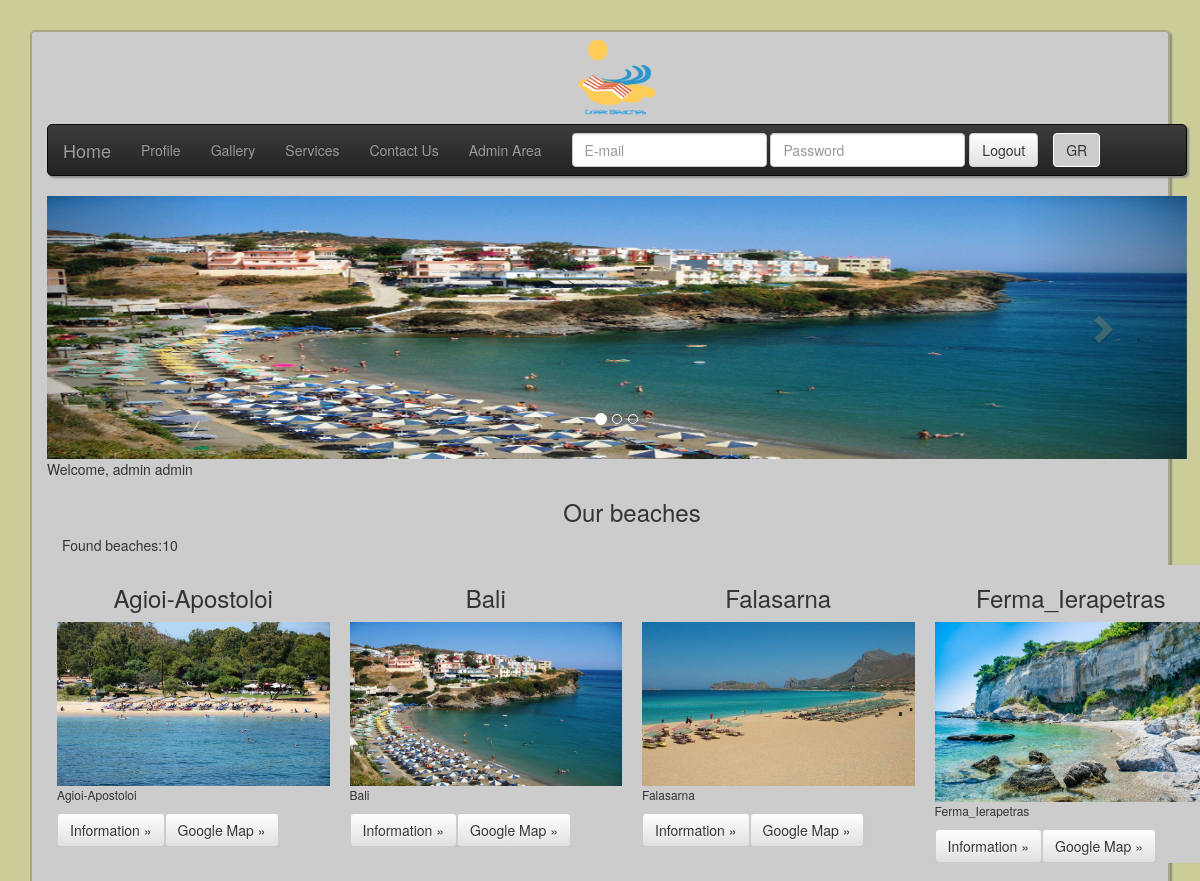
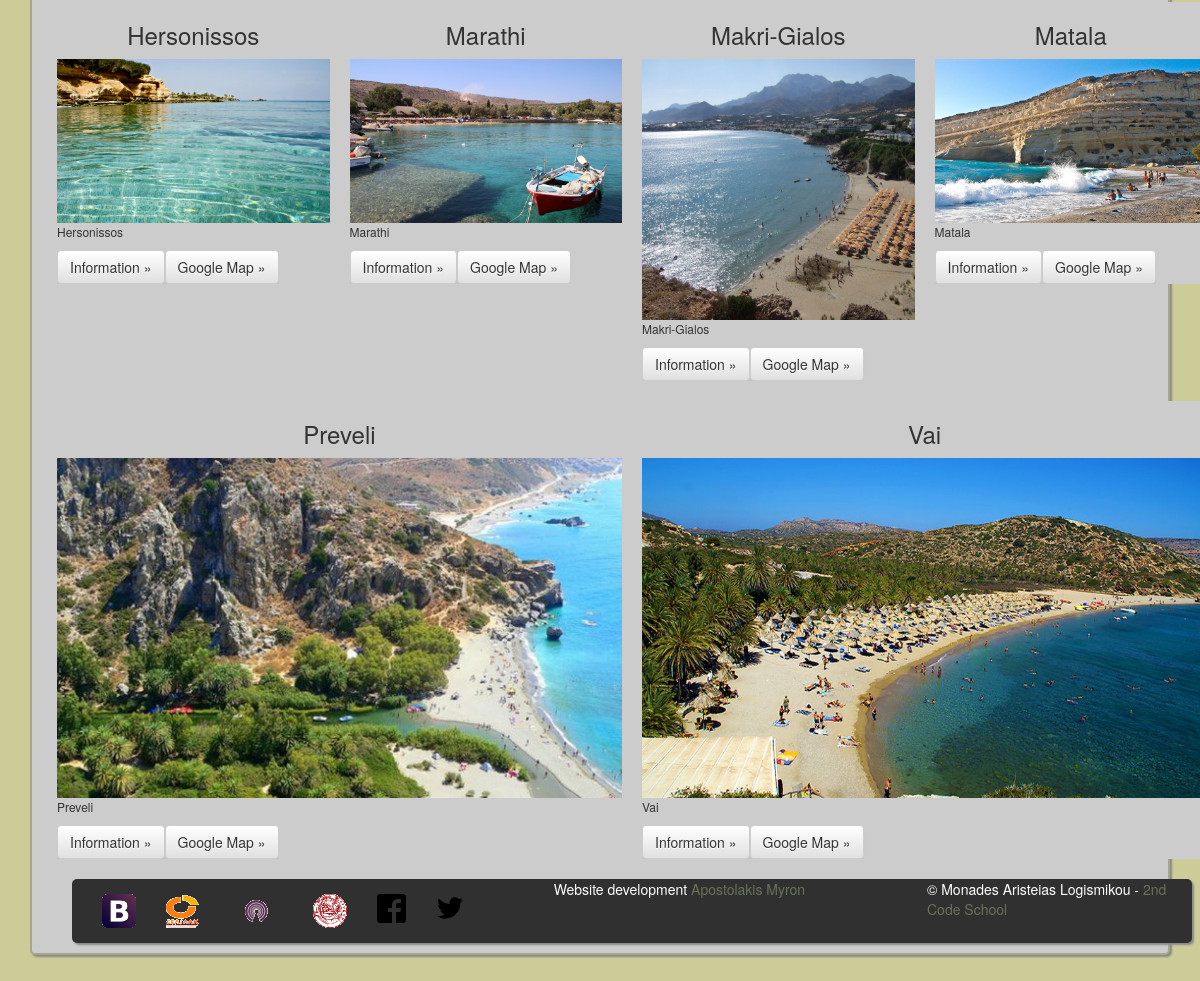
The app's page /gallery.php (signed in) with its own data (2 pictures, top to bottom).
### tables this page shows
CREATE TABLE IF NOT EXISTS `images` (
  `id` int(11) NOT NULL AUTO_INCREMENT,
  `name` varchar(30) NOT NULL,
  `type` varchar(30) NOT NULL,
  `size` varchar(65) NOT NULL,
  `path` varchar(120) NOT NULL,
  `latitude` varchar(130) NOT NULL,
  `longitude` varchar(130) NOT NULL,
  `description` varchar(3000) NOT NULL,
  `rating` int(11) NOT NULL,
  `category` varchar(150) NOT NULL,
  PRIMARY KEY (`id`)
);

### show_images.php (the view, shortened to what this page needs)
<?php
function print_images(){
$host="localhost";
$username="user738";
$password="eYq9haWO";
$db_name="user738_db2";
$tbl_name_image="images";
$conn = new mysqli($host, $username, $password, $db_name);
if ($conn->connect_error) {
    echo "Connection failed!!!"."<br>";
    die("Connection failed: " . $conn->connect_error);
}
else{
$sql="SELECT * FROM ".$tbl_name_image;
$result = $conn->query($sql);
if ($result->num_rows > 0) {
echo "<span id=\"found\">Found beaches:</span>".$result->num_rows."<br>";
$image_rows=floor($result->num_rows/4);
$left_images=$result->num_rows%4;
for ($x = 0; $x < $image_rows; $x++) {
echo<<<EOL
 <div class="row">
EOL;
for ($y = 0; $y < 4; $y++)
	{
	$row = $result->fetch_assoc();
echo<<<EOL
		<div class="col-md-3 beach-items-container">
                     <div class="beach-item">
EOL;
$namstr=$row["name"];
$nam=substr($namstr,0,(strlen($namstr)-4));
echo "<h3>".$nam."</h3>";
$path="./".$row["path"];
echo "<img class=\"beach-img\" src=\"$path\" alt=\"test\">";
echo "<p class=\"beach-description\">".$nam."</p>";
echo"				<div class=\"beach-details beach_class_".$row["id"]."\">";
echo				 "<a class=\"btn btn-default beach_details_btn\" id= \"beach_button_id_".$row["id"]."\" role=\"button\"><span class=\"info\">Information &raquo;</span></a>";
echo				 "<a class=\"btn btn-default btnShow_".$row["id"]."\" role=\"button\"><span class=\"googlemapbtn\">Google Map &raquo;</span></a>";
echo<<<EOL
				 </div>
		     </div>
                </div>
EOL;
}
echo "</div> ";
}
if($left_images!=0){
echo<<<EOL
<div class="row">
EOL;
for ($x = 0; $x < $left_images; $x++) {
$row = $result->fetch_assoc();
echo<<<EOL
		<div class="col-md-
EOL;
echo floor(12/$left_images);
echo<<<EOL
 beach-items-container">
                     <div class="beach-item">
EOL;
$namstr=$row["name"];
$nam=substr($namstr,0,(strlen($namstr)-4));
echo "<h3>".$nam."</h3>";
$path="./".$row["path"];
echo "<img class=\"beach-img\" src=\"$path\" alt=\"test\">";
echo" <p class=\"beach-description\">".$nam."</p>";
echo"				<div class=\"beach-details beach_class_".$row["id"]."\">";
echo				 "<a class=\"btn btn-default beach_details_btn\" id= \"beach_button_id_".$row["id"]."\" role=\"button\"><span class=\"info\">Information &raquo;</span></a>";
echo				 "<a class=\"btn btn-default btnShow_".$row["id"]."\" role=\"button\"><span class=\"googlemapbtn\">Google Map &raquo;</span></a>";
echo<<<EOL
				 </div>
		     </div>
                </div>
EOL;
}
echo<<<EOL
</div>
EOL;
}
}
else{
echo "No images are found"."<br>";
}
}
}
?>

### gallery.php (shortened to what this page needs)
<!DOCTYPE html>
<html lang="en">
  <head>
        <link rel="stylesheet" href="css/bootstrap.css">
        <link rel="stylesheet" href="css/mycss.css">
        <link rel="stylesheet" href="css/bootstrap-theme.css">
        <link rel="stylesheet" href="css/jquery-ui.min.css">
	<link rel="stylesheet" href="css/mycss.css">
</head>
<body>
<?php include 'show_images.php';?>
<div class="big_wrapper">
<div class="container">
	<div class="row">
                <div class="col-md-2 col-centered text-center logo-top">
                <a href="index.php"><img src="images/logo_beaches.png" alt="Προβολή ελληνικών παραλιών"  width="80" height="80"/></a>
                </div>
        </div>
</div>
<div class="container">
	<div class="row">
        <div class="col-xs-12">
		 	<nav class="navbar navbar-inverse custom-nav">
			  <div class="container-fluid">
			    <div class="navbar-header">
			      <a class="navbar-brand" href="index.php" id="link1">Home</a>
			    </div>
			    <div>
			      <ul class="nav navbar-nav">
				<li><a href="profile.php" id="link3">Profile</a></li>
				<li><a href="gallery.php" id="link4">Gallery</a></li>
				<li><a href="services.php" id="link5">Services</a></li>
				<li><a href="contact.php" id="link6">Contact Us</a></li>
 				<?php
					$role=$_SESSION["role"];
					if ($role=="admin"){
					echo "<li><a href=\"admin.php\" id=\"link8\">Admin Area</a></li> ";
					}
					else{
					echo "";
					}
				    ?>
			      </ul>
			    </div>
				<form class="navbar-form navbar-left custom-form" method="post" <?php
					$role=$_SESSION["role"];
					if ($role!="guest"){
					echo "action=\"logout.php\"";
					}
					else{
					echo "action=\"checklogin.php\"";
					}
					?>
					>
				    <div class="form-group">
				      <input type="text" name="myusername" placeholder="E-mail" class="form-control" id="email">
				    </div>
				    <div class="form-group">
				      <input type="password" name="mypassword" placeholder="Password" class="form-control" id="password">
				    </div>
				    <?php
					$role=$_SESSION["role"];
					if ($role!="guest"){
					echo "<button type=\"submit\" class=\"btn btn-default\" id=\"logout\">Logout</button>";
					}
					else{
					echo "<button class=\"btn btn-default\" id=\"login\">Login</button>";
					}
				    ?>
				  </form>
				<button class="btn navbar-btn my-btn" id="LangSelector">GR</button>
			  </div>
			</nav>
		</div>
	</div>
</div>
<div class="container">
	<div class="row">
                <div class="col-xs-12">
	   		<div id="myCarousel" class="carousel slide " data-ride="carousel">
				  <ol class="carousel-indicators">
				    <li data-target="#myCarousel" data-slide-to="0" class="active"></li>
				    <li data-target="#myCarousel" data-slide-to="1"></li>
				    <li data-target="#myCarousel" data-slide-to="2"></li>
				  </ol>
		  <div class="carousel-inner" role="listbox">
			    <div class="item active">
			      <img class="img-responsive center-block" src="images/carousel/Bali.jpg" alt="Bali">
			    </div>
		  </div>
		  <a class="left carousel-control" href="#myCarousel" role="button" data-slide="prev">
		    <span class="glyphicon glyphicon-chevron-left" aria-hidden="true"></span>
		  </a>
		  <a class="right carousel-control" href="#myCarousel" role="button" data-slide="next">
		    <span class="glyphicon glyphicon-chevron-right" aria-hidden="true"></span>
		  </a>
		</div>
	</div>
</div>
<?php
$role=$_SESSION["role"];
echo "<span id=\"welcomemsg\">Welcome, </span>".$role." ".$_SESSION["myusername"];
?>
<div class="container">
           <div class="row">
                <div class="col-md-12 col-centered text-center">
                    <h3>Our beaches</h3>
                </div>
            </div>
<?php print_images()?>
</div>
<div class="container">
            <div class="row footer">
                <div class="col-xs-5">
           			<ul class="nav navbar-nav rrssb-buttons clearfix">
							<li class="active">
								<a href="http://getbootstrap.com/" target="_blank">
									<img class="img-responsive center-block" src="images/logos/logoBootstrap.png" alt="Bootstrap">
								</a>
							</li>
							<li class="active">
								<a href="https://ellak.gr/" target="_blank">
									<img class="img-responsive center-block" src="images/logos/logoEllak.png" alt="Bootstrap"></a>
							</li>
							<li class="active">
								<a href="https://ma.ellak.gr/" target="_blank">
									<img class="img-responsive center-block" src="images/logos/logoMonadesAristeias.png" alt="Bootstrap">
								</a>
							</li>
							<li class="active">
								<a href="http://www.uoc.gr/" target="_blank">
									<img class="img-responsive center-block" src="images/logos/logoPK.png" alt="Bootstrap">
								</a>
							</li>
  							<li class="rrssb-facebook">
    							<a href="https://www.facebook.com/sharer/sharer.php?u=http://ellaksrv.datacenter.uoc.gr/~user738/greekbeaches/home.php" class="popup">
      						<span class="rrssb-icon">
      						</span>
    							</a>
  							</li>
  							<li class="rrssb-twitter">
   						 	<a href="https://twitter.com/intent/tweet?text=http://ellaksrv.datacenter.uoc.gr/~user738/greekbeaches/home.php"
    							class="popup">
      							<span class="rrssb-icon"></span>
   			 				</a>
  							</li>
  							</ul>
            		</div>
                	<div class="col-xs-4">
                	    <p id="footerdevelopment">Website development <a href="http://myapos.oncrete.gr" target="_blank">Apostolakis Myron</a></p>
                	</div>
                	<div class="col-xs-3">
                  	  <p id="footercodeschool">&COPY; Monades Aristeias Logismikou - <a href="https://ma.ellak.gr/edu/course/view.php?id=49" target="_blank">2nd Code School</a></p>
                	</div>
            </div>
     </div>
</div>
    </body>
</html>

### css/mycss.css (style rules this page uses)
body { background-color:#CCCC99; }
.footer { background-color:#303030; margin:10px; color: #ffffff; border-radius: 5px; box-shadow: 2px 2px 2px #888888; }
.big_wrapper { background-color:#CCC; border: 2px solid #a7a785; margin:30px; border-radius: 5px; box-shadow: 2px 2px 2px #888888; }
.custom-nav { border-radius: 5px; box-shadow: 2px 2px 2px #888888; }
.col-centered { float: none; margin: 0 auto; }
.logo-top { padding: 6px; }
.my-btn { background: #CCC; background-color: 2px solid #8AC007; border-color: #ffffff; }
a:link { color: #6b725a; }
h3 { text-align: center; }
.beach-items-container { padding: 10px; margin: auto; }
.beach-item { background-color: #ccc; overflow: hidden; }
.beach-img { width:100%; }
.beach-description { text-align: justify; font-size:12px; }

### records on screen
images: name "Agioi-Apostoloi", path (picture)
images: name "Bali", path (picture)
images: name "Falasarna", path (picture)
images: name "Ferma_Ierapetras", path (picture)
images: name "Hersonissos", path (picture)
images: name "Marathi", path (picture)
images: name "Makri-Gialos", path (picture)
images: name "Matala", path (picture)
images: name "Preveli", path (picture)
images: name "Vai", path (picture)

### other values on screen
$role "admin"
$_SESSION["myusername"] "admin"
$result->num_rows "10"
